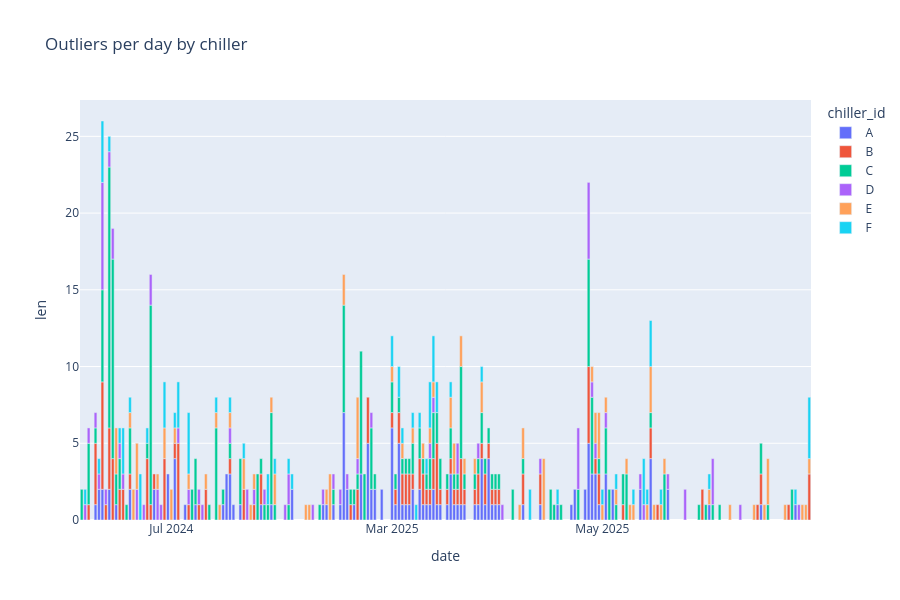

The cell this chart's notebook holds for it:
### Code cell
# Dates with the most outliers
plt_df = combined_outlier_df.group_by((pl.col("timestamp").dt.date()).alias("date"), "chiller_id").len().sort("chiller_id")

fig = px.bar(plt_df, x="date", y="len", color="chiller_id", title="Outliers per day by chiller", height=600)
fig.update_xaxes(type="date", rangebreaks=[dict(bounds=["2024-09-01", "2025-02-27"])])

fig.show()

### Figure 1 — Plotly figure (JSON) as saved in the notebook; plotly's stock layout.template omitted (floating-point values rounded to 4 significant figures)
{"data": [{"hovertemplate": "chiller_id=A<br>date=%{x}<br>len=%{y}<extra></extra>", "legendgroup": "A", "marker": {"color": "#636efa", "pattern": {"shape": ""}}, "name": "A", "orientation": "v", "showlegend": true, "textposition": "auto", "type": "bar", "x": ["2024-07-05", "2024-07-18", "2025-04-13", "2025-04-27", "2025-05-12", "2024-07-08", "2025-03-07", "2025-03-05", "2025-04-23", "2024-08-05", "2025-03-11", "2025-06-26", "2025-03-04", "2025-03-18", "2024-08-15", "2025-03-17", "2024-08-19", "2025-04-22", "2024-08-27", "2025-03-30", "2025-03-29", "2025-03-01", "2024-08-25", "2024-06-09", "2024-07-17", "2024-07-02", "2025-04-26", "2025-03-20", "2025-03-15", "2024-08-29", "2025-03-09", "2025-03-28", "2025-03-13", "2025-05-02", "2024-06-13", "2024-08-14", "2025-04-28", "2024-06-26", "2025-06-01", "2024-07-19", "2024-06-19", "2025-03-22", "2024-08-21", "2024-07-27", "2025-04-18", "2025-04-30", "2024-06-30", "2025-03-12", "2025-05-20", "2024-06-15", "2025-03-02", "2024-06-11", "2025-03-25", "2024-06-10", "2025-03-03", "2025-03-26", "2025-03-14", "2025-05-04", "2025-04-01", "2024-07-21", "2025-03-21", "2025-04-29", "2025-03-31", "2024-08-20", "2025-03-19", "2024-07-30", "2024-08-17", "2024-07-16", "2024-08-23", "2024-08-28", "2025-04-08", "2025-03-27", "2024-08-31", "2025-06-16", "2025-03-10", "2025-03-06", "2025-05-15"], "xaxis": "x", "y": [1, 3, 1, 5, 2, 1, 2, 1, 2, 2, 1, 1, 1, 3, 1, 1, 1, 1, 5, 1, 4, 6, 3, 1, 3, 4, 2, 1, 1, 2, 2, 1, 2, 3, 2, 1, 3, 2, 1, 1, 2, 1, 2, 1, 1, 1, 3, 1, 2, 1, 1, 2, 1, 2, 5, 1, 1, 2, 1, 1, 1, 3, 1, 7, 1, 1, 1, 1, 1, 2, 1, 4, 2, 1, 1, 1, 4], "yaxis": "y"}, {"hovertemplate": "chiller_id=B<br>date=%{x}<br>len=%{y}<extra></extra>", "legendgroup": "B", "marker": {"color": "#EF553B", "pattern": {"shape": ""}}, "name": "B", "orientation": "v", "showlegend": true, "textposition": "auto", "type": "bar", "x": ["2025-03-06", "2025-06-30", "2024-08-22", "2024-06-19", "2025-03-26", "2025-03-31", "2025-03-29", "2025-06-24", "2024-07-06", "2025-03-18", "2025-03-19", "2024-06-26", "2025-06-15", "2024-06-09", "2025-04-27", "2024-06-29", "2025-05-17", "2024-07-25", "2025-03-17", "2025-03-30", "2024-08-24", "2025-05-30", "2025-04-29", "2025-03-12", "2024-06-11", "2024-06-07", "2024-08-27", "2025-05-07", "2024-06-25", "2025-03-07", "2025-03-22", "2025-06-16", "2025-03-15", "2025-03-11", "2025-03-05", "2025-03-13", "2025-05-15", "2025-04-01", "2024-07-27", "2025-03-20", "2024-06-14", "2024-07-03", "2024-07-22", "2025-03-27", "2024-07-02", "2025-03-14", "2024-06-13", "2025-03-10", "2025-03-04", "2024-06-12", "2024-07-18", "2025-03-09", "2025-03-25", "2025-04-08", "2025-03-02", "2024-06-16", "2024-06-24", "2024-06-17", "2025-03-28", "2025-04-30", "2024-07-09", "2025-03-01", "2025-04-13", "2025-03-21", "2024-07-11", "2025-03-03"], "xaxis": "x", "y": [2, 3, 1, 1, 2, 1, 1, 1, 1, 1, 1, 1, 1, 4, 5, 4, 1, 1, 1, 1, 2, 2, 1, 1, 7, 1, 3, 1, 1, 1, 1, 2, 1, 1, 2, 2, 2, 1, 2, 1, 4, 5, 2, 1, 1, 4, 4, 2, 2, 1, 1, 2, 1, 2, 1, 2, 4, 2, 2, 2, 1, 1, 2, 3, 2, 2], "yaxis": "y"}, {"hovertemplate": "chiller_id=C<br>date=%{x}<br>len=%{y}<extra></extra>", "legendgroup": "C", "marker": {"color": "#00cc96", "pattern": {"shape": ""}}, "name": "C", "orientation": "v", "showlegend": true, "textposition": "auto", "type": "bar", "x": ["2025-04-19", "2025-06-25", "2025-03-14", "2024-08-17", "2025-06-16", "2025-03-09", "2025-03-12", "2025-05-29", "2025-03-03", "2025-03-19", "2024-06-07", "2024-07-12", "2024-08-25", "2025-05-15", "2025-03-28", "2025-05-19", "2024-06-13", "2024-08-24", "2024-06-18", "2025-03-05", "2024-08-13", "2025-03-17", "2024-08-26", "2024-08-04", "2024-07-18", "2024-06-25", "2024-07-29", "2025-03-10", "2025-03-20", "2025-04-24", "2024-06-15", "2025-04-05", "2024-06-24", "2025-05-03", "2024-06-16", "2024-07-26", "2024-06-19", "2025-03-31", "2025-05-02", "2024-08-20", "2025-03-30", "2024-06-09", "2025-04-16", "2024-07-27", "2024-07-21", "2025-03-25", "2025-04-08", "2025-03-04", "2024-08-29", "2025-03-13", "2025-06-18", "2025-04-28", "2025-03-06", "2025-06-02", "2025-03-18", "2025-03-07", "2025-04-30", "2025-03-22", "2025-04-01", "2025-05-05", "2025-03-27", "2025-06-04", "2024-07-07", "2025-03-15", "2025-04-27", "2024-08-22", "2025-04-17", "2025-03-11", "2025-03-02", "2024-08-23", "2024-06-11", "2024-06-14", "2025-03-26", "2024-07-28", "2025-05-08", "2025-03-01", "2025-03-21", "2024-07-31", "2025-03-29", "2024-07-30", "2024-07-14", "2024-07-08", "2024-06-05", "2024-08-28", "2025-05-07", "2024-07-16", "2025-05-31"], "xaxis": "x", "y": [1, 2, 2, 1, 2, 2, 2, 1, 1, 1, 4, 1, 8, 1, 1, 3, 17, 1, 1, 1, 1, 1, 3, 1, 1, 13, 1, 1, 1, 2, 2, 2, 1, 2, 2, 3, 3, 1, 3, 7, 1, 1, 2, 1, 3, 1, 1, 1, 1, 3, 1, 5, 1, 1, 2, 2, 1, 1, 1, 1, 2, 1, 2, 2, 7, 1, 1, 1, 1, 1, 6, 13, 1, 1, 3, 2, 6, 1, 1, 6, 6, 3, 2, 4, 2, 1, 1], "yaxis": "y"}, {"hovertemplate": "chiller_id=D<br>date=%{x}<br>len=%{y}<extra></extra>", "legendgroup": "D", "marker": {"color": "#ab63fa", "pattern": {"shape": ""}}, "name": "D", "orientation": "v", "showlegend": true, "textposition": "auto", "type": "bar", "x": ["2025-04-28", "2024-06-14", "2024-07-25", "2024-07-18", "2024-06-25", "2025-03-13", "2025-06-02", "2025-04-13", "2024-07-06", "2024-06-17", "2024-06-07", "2024-06-06", "2025-03-26", "2024-06-12", "2025-05-13", "2024-06-27", "2025-06-10", "2025-04-29", "2024-07-28", "2024-06-16", "2024-08-04", "2024-08-21", "2024-06-23", "2024-08-14", "2024-08-11", "2024-07-09", "2025-04-02", "2025-03-20", "2024-06-10", "2024-08-28", "2024-08-17", "2024-08-19", "2025-04-24", "2025-04-27", "2025-06-27", "2024-07-23", "2024-07-10", "2024-07-03", "2024-06-09", "2024-06-21", "2025-05-02", "2025-05-12", "2025-05-20", "2025-05-25", "2024-08-03", "2024-06-13", "2024-06-11", "2025-03-12", "2024-06-28", "2024-08-24"], "xaxis": "x", "y": [1, 2, 1, 1, 2, 1, 3, 1, 1, 1, 1, 1, 1, 1, 1, 2, 1, 1, 1, 1, 2, 1, 1, 1, 1, 1, 1, 2, 1, 1, 1, 1, 4, 5, 1, 2, 1, 1, 1, 2, 1, 1, 1, 2, 1, 1, 7, 1, 1, 1], "yaxis": "y"}, {"hovertemplate": "chiller_id=E<br>date=%{x}<br>len=%{y}<extra></extra>", "legendgroup": "E", "marker": {"color": "#FFA15A", "pattern": {"shape": ""}}, "name": "E", "orientation": "v", "showlegend": true, "textposition": "auto", "type": "bar", "x": ["2025-05-08", "2025-03-21", "2024-07-02", "2025-06-14", "2024-08-24", "2025-03-13", "2025-05-05", "2024-07-15", "2025-03-22", "2024-06-19", "2025-06-30", "2025-05-14", "2024-07-11", "2024-07-31", "2025-06-29", "2024-06-15", "2024-07-30", "2025-03-18", "2024-08-15", "2025-06-07", "2025-04-08", "2024-07-06", "2025-06-28", "2024-08-16", "2025-04-30", "2025-05-10", "2024-07-22", "2025-05-09", "2024-08-09", "2025-03-19", "2025-06-18", "2025-04-07", "2025-06-23", "2024-07-24", "2025-05-18", "2025-05-01", "2024-06-29", "2024-07-25", "2024-07-14", "2025-05-02", "2025-06-01", "2025-03-04", "2025-03-27", "2025-05-19", "2025-03-10", "2025-05-16", "2025-03-01", "2024-06-21", "2024-08-10", "2025-05-15", "2024-06-20", "2024-08-20", "2025-06-17", "2025-04-28", "2024-06-27", "2024-07-01", "2025-04-14", "2025-03-07", "2025-04-29", "2025-03-25", "2024-07-18", "2025-03-12"], "xaxis": "x", "y": [1, 2, 1, 1, 4, 1, 1, 1, 1, 1, 1, 1, 1, 2, 1, 3, 1, 2, 1, 1, 2, 1, 1, 3, 3, 1, 2, 1, 1, 2, 3, 1, 1, 1, 1, 1, 2, 1, 1, 1, 1, 1, 2, 1, 1, 1, 1, 3, 1, 3, 2, 2, 1, 1, 1, 2, 4, 1, 2, 1, 1, 1], "yaxis": "y"}, {"hovertemplate": "chiller_id=F<br>date=%{x}<br>len=%{y}<extra></extra>", "legendgroup": "F", "marker": {"color": "#19d3f3", "pattern": {"shape": ""}}, "name": "F", "orientation": "v", "showlegend": true, "textposition": "auto", "type": "bar", "x": ["2024-06-11", "2025-05-15", "2024-06-24", "2024-06-13", "2025-03-08", "2025-05-01", "2024-08-05", "2025-03-27", "2024-07-06", "2025-05-10", "2025-03-14", "2024-07-03", "2025-06-30", "2025-06-01", "2025-03-11", "2024-07-14", "2025-03-07", "2024-06-06", "2024-06-22", "2024-06-19", "2024-07-31", "2024-07-18", "2025-03-04", "2024-07-22", "2025-03-13", "2025-03-09", "2025-04-10", "2025-03-18", "2024-06-10", "2025-05-14", "2025-05-05", "2025-03-12", "2025-05-13", "2024-07-29", "2024-06-29", "2025-04-18", "2024-08-04", "2024-07-02", "2024-06-17", "2024-06-16", "2025-03-03", "2025-03-01", "2025-05-18", "2025-06-26"], "xaxis": "x", "y": [4, 3, 1, 1, 1, 1, 1, 1, 4, 1, 2, 3, 4, 1, 1, 1, 1, 1, 3, 1, 1, 1, 1, 1, 3, 1, 2, 1, 1, 1, 1, 3, 3, 2, 3, 1, 1, 1, 3, 1, 2, 2, 1, 1], "yaxis": "y"}], "layout": {"barmode": "relative", "height": 600, "legend": {"title": {"text": "chiller_id"}, "tracegroupgap": 0}, "title": {"text": "Outliers per day by chiller"}, "xaxis": {"anchor": "y", "domain": [0, 1], "rangebreaks": [{"bounds": ["2024-09-01", "2025-02-27"]}], "title": {"text": "date"}, "type": "date"}, "yaxis": {"anchor": "x", "domain": [0, 1], "title": {"text": "len"}}}}
